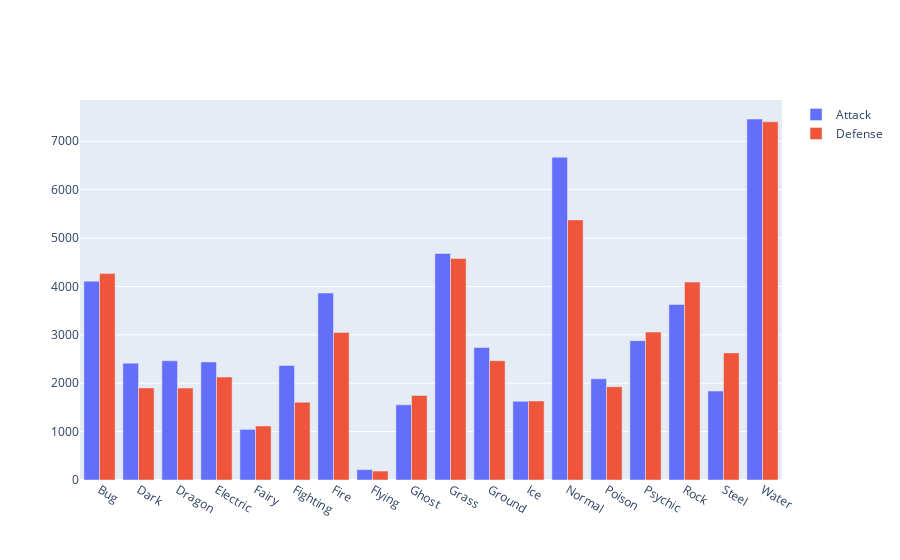

The code cell stored with this chart in its notebook:
### Code cell
x = poketype_df.index
trace1 = {
    'x': x,
    'y': poketype_df.Attack,
    'type': 'bar',
    'name': 'Attack'
}
trace2 = {
    'x': x,
    'y': poketype_df.Defense,
    'type': 'bar',
    'name': 'Defense'
}
data = [trace1,trace2]
go.Figure(data=data)

### Figure 1 — Plotly figure (JSON) as saved in the notebook; plotly's stock layout.template omitted (floating-point values rounded to 4 significant figures)
{"data": [{"name": "Attack", "type": "bar", "x": ["Bug", "Dark", "Dragon", "Electric", "Fairy", "Fighting", "Fire", "Flying", "Ghost", "Grass", "Ground", "Ice", "Normal", "Poison", "Psychic", "Rock", "Steel", "Water"], "y": [4109, 2415, 2463, 2440, 1046, 2368, 3864, 215, 1553, 4680, 2739, 1626, 6671, 2091, 2880, 3627, 1838, 7460]}, {"name": "Defense", "type": "bar", "x": ["Bug", "Dark", "Dragon", "Electric", "Fairy", "Fighting", "Fire", "Flying", "Ghost", "Grass", "Ground", "Ice", "Normal", "Poison", "Psychic", "Rock", "Steel", "Water"], "y": [4265, 1902, 1899, 2127, 1117, 1607, 3050, 185, 1747, 4578, 2465, 1634, 5375, 1927, 3057, 4090, 2627, 7401]}], "layout": {}}
